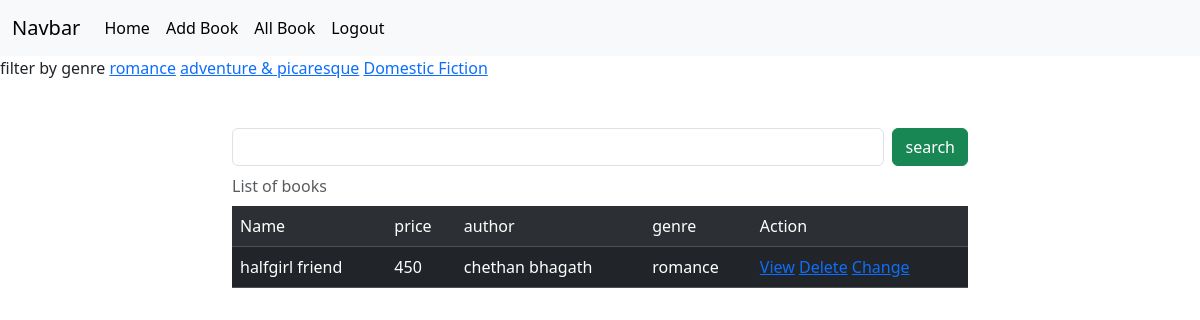
Screenshot of /books/all/?genre=romance (signed in) with the database file from the repository.
### myappmodels/models.py (models this page shows, shortened)
class Books(models.Model):
    name=models.CharField(max_length=200)
    price=models.PositiveIntegerField()
    author=models.CharField(max_length=200)
    genre=models.CharField(max_length=200)
    cover_pic=models.ImageField(upload_to="images",null=True,blank=True)
    Published_date=models.DateField(null=True,blank=True)

### myappmodels/views.py (the view, shortened to what this page needs)
# urls.py: path('books/all/',views.BookListView.as_view(),name="book-all"),
@method_decorator(signin_required,name="dispatch")
class BookListView(View):
    def get(self,request,*args,**kwargs):
        qs=Books.objects.all()
        genre=Books.objects.all().values_list("genre",flat=True).distinct()
        print(genre)
        if "genre" in request.GET:
             gen=request.GET.get("genre")
             qs=qs.filter(genre__iexact=gen)
        return render(request,"book_list.html",{"data":qs,"genre":genre})

### myappmodels/views.py (called while the page is built)
def signin_required(fn):
    def wrapper(request,*args,**kwargs):
        if not request.user.is_authenticated:
            messages.error(request,"invalid session")
            return redirect("signin")
        else:
            return fn(request,*args,**kwargs)
    return wrapper

### myappmodels/templates/book_list.html (shortened to what this page needs)
{%extends 'base.html'%}
{%block body_block%}
<div>
  filter by genre
  {%for gen in genre%}
  <a href="{%url 'book-all'%}?genre={{gen}}">{{gen}}</a>
  {%endfor%}
  </div>
<div class="container mt-5">
  <div class="row">
    <div class="col-2"></div>
    <div class="col-8">
      <form action="" method="post">
        <div class="d-flex">
          <input type="text" name="box" class="form-control me-2">
          <button type="submit" class="btn btn-success">search</button>
        </div>
      </form>
    </div>
    <div class="col-2"></div>
  </div>
</div>
<div class="container">
  <div class="row">
    <div class="col-2">
    </div>
    <div class="col-8">
      <table class="table table-dark table-striped caption-top">
        <caption>List of books</caption>
        <tr>
          <td>Name</td>
          <td>price</td>
          <td>author</td>
          <td>genre</td>
          <td>Action</td>
        </tr>
        {%for books in data%}
        <tr>
          <td>{{books.name}}</td>
          <td>{{books.price}}</td>
          <td>{{books.author}}</td>
          <td>{{books.genre}}</td>
          <td>
            <a href="{%url 'book-details' books.id%}">View</a>
            <a href="{%url 'book-delete' books.id%}">Delete</a>
            <a href="{%url 'book-edit' books.id%}">Change</a>
          </td>
        </tr>
        {%endfor%}
      </table>
    </div>
    <div class="col-2"></div>
  </div>
</div>
{%endblock%}

### rows the page displays
Books: name "halfgirl friend", price "450", author "chethan bhagath", genre "romance"

### other values shown
{{ gen }} "romance" "adventure & picaresque" "Domestic Fiction"
